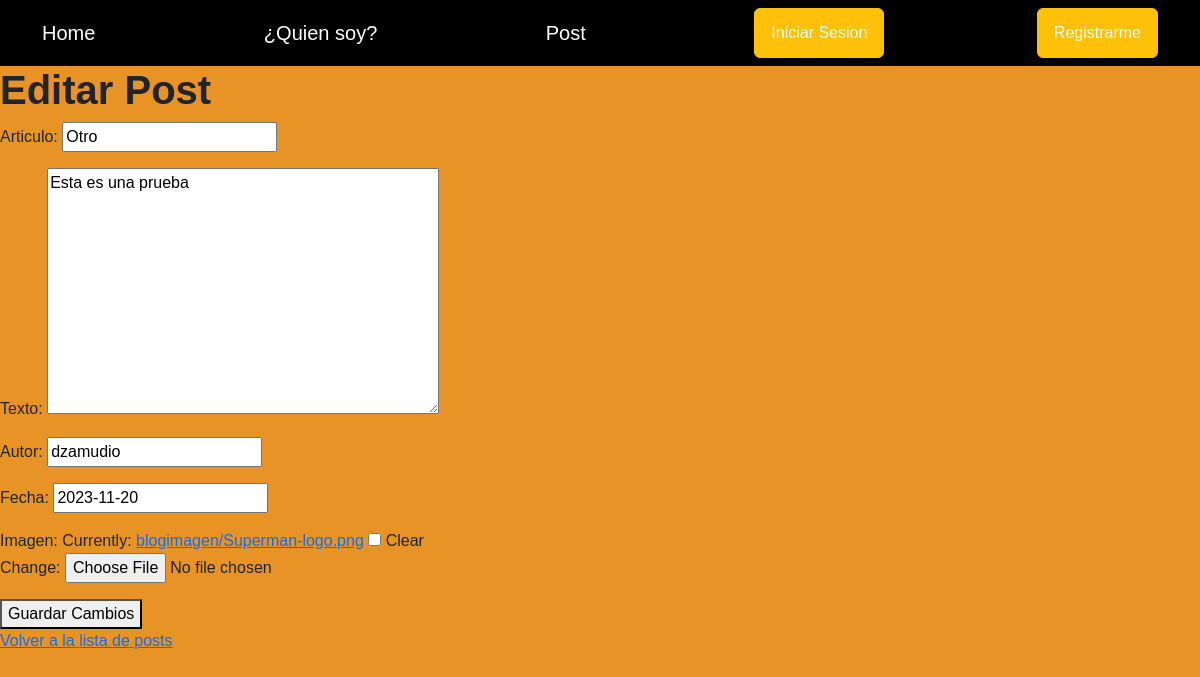
Page /pages/12/editar on the committed database.
### AppBlog/models.py (models this page shows, shortened)
class Post(models.Model):
    articulo = models.CharField(max_length=50)
    texto = RichTextField()
    autor = models.CharField(max_length=50)
    fecha = models.DateField()
    imagen = models.ImageField(upload_to="blogimagen", null=True, blank=True)

### AppBlog/views.py (the view)
# urls.py: path('pages/<pk>/editar', views.PostUpdateView.as_view(), name="editar_post"),
class PostUpdateView(UpdateView):
    model = Post
    template_name = "editar_post.html"
    success_url = reverse_lazy("post_list")
    fields = ["articulo", "texto", "autor", "fecha", "imagen"]

### AppBlog/templates/editar_post.html (shortened to what this page needs)
{% extends "./padre.html" %}
{% load static %}
{% block contenidoQueCambia %}
    <h1>Editar Post</h1>
    <body>
    <form method="post" enctype="multipart/form-data">
        {{ form.as_p }}
        <button type="submit">Guardar Cambios</button>
    </form>
    <a href="{% url 'post_list' %}">Volver a la lista de posts</a>
    </body>
{% endblock contenidoQueCambia %}

### AppBlog/templates/editar_post.html (style rules this page uses)
body { font-family: 'Arial', sans-serif; position: relative; background-color: #e79325; background-size: cover; padding-bottom: 8rem; }

### rows in the picture
Post: articulo "Otro", texto "Esta es una prueba", autor "dzamudio", fecha "2023-11-20"
